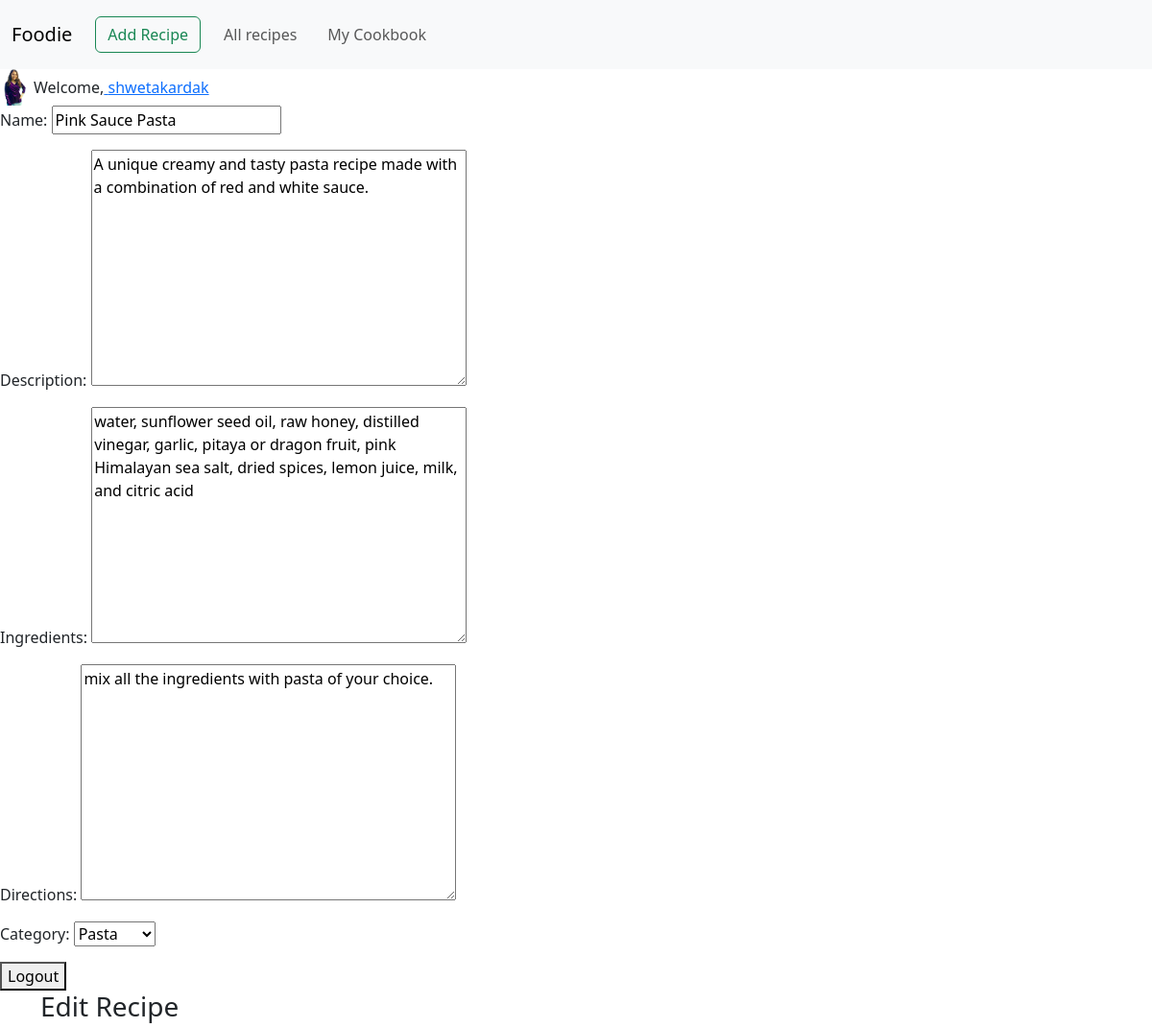
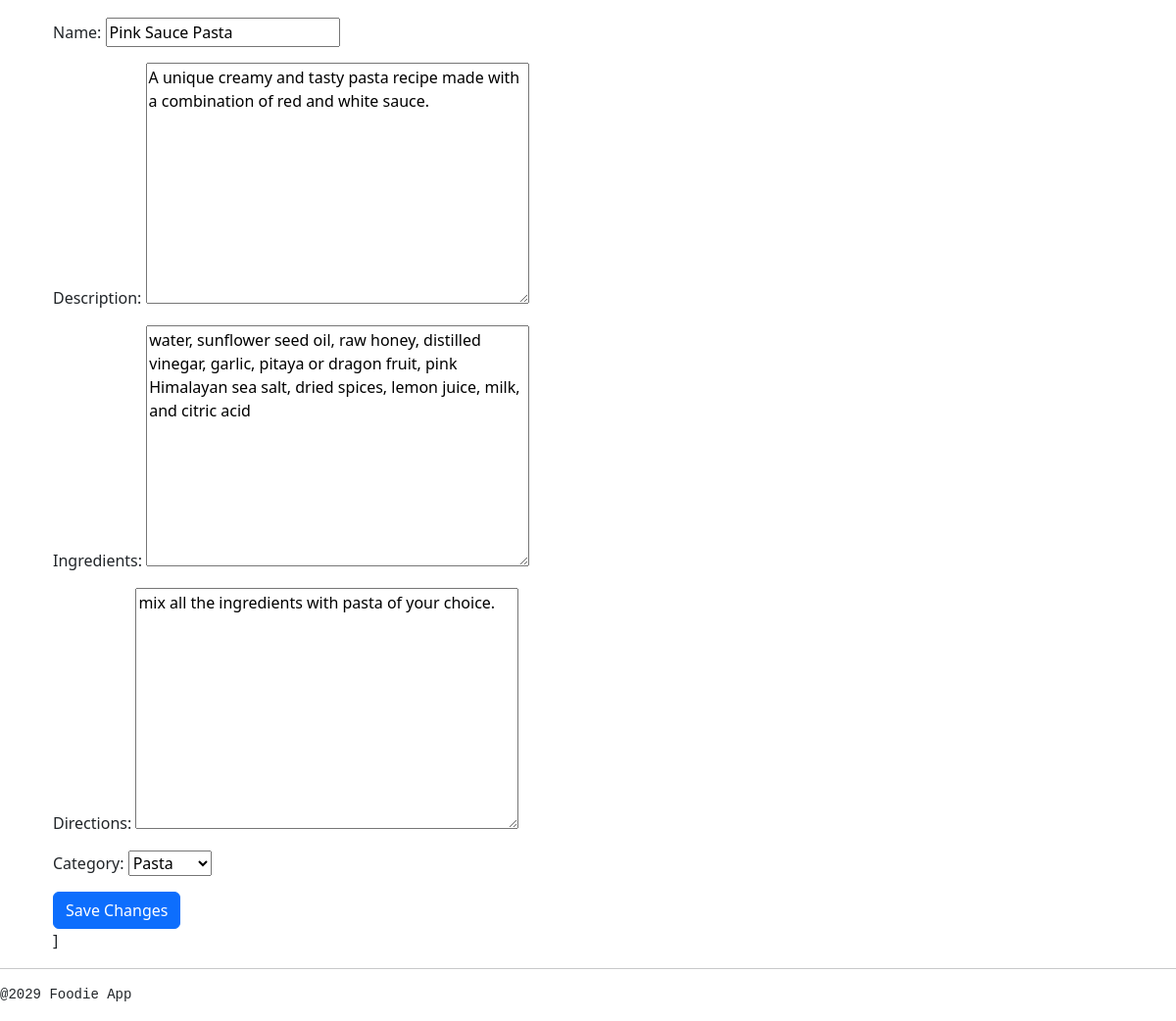
Page /recipes/2/edit/ (signed in) on the committed database (2 pictures, top to bottom).
### accounts/models.py (models this page shows, shortened)
class UserProfile(models.Model):
    user=models.OneToOneField(User, on_delete=models.CASCADE,related_name="profile")
    bio=models.TextField(blank=True,null=True)
    date_created=models.DateTimeField(auto_now_add=True)
    profile_photo=models.ImageField(upload_to="profile_photos/",null=True,blank=True)

### recipes/models.py (models this page shows, shortened)
class Recipe(models.Model):
    name=models.CharField(max_length=100)
    description=models.TextField(null=True)
    ingredients=models.TextField()
    directions=models.TextField()
    date_added=models.DateTimeField(auto_now_add=True,null=True,blank=True)
    category=models.ForeignKey(Category, on_delete=models.CASCADE)
    user=models.ForeignKey(User,null=True, on_delete=models.CASCADE, related_name="recipes")
    image=models.ImageField(upload_to="recipe_photos/",null=True,blank=True)
    favorited_by=models.ManyToManyField(User,related_name="favorite_recipes", blank=True)

### foodie_app/models.py (models this page shows)
class Category(models.Model):
    name=models.CharField(max_length=100)
    class Meta:
        ordering=["name"] #display categpry in ascending order
    def __str__(self):
        return self.name

### recipes/views.py (the view)
# urls.py: path("<int:recipe_id>/edit/", views.edit_recipes, name="edit_recipes")
@login_required
def edit_recipes(request, recipe_id):
    recipe=get_object_or_404(Recipe, id=recipe_id)
    if not request.user == recipe.user and not request.user.is_superuser:
        return HttpResponseForbidden()
    if request.method=="POST":
        form=RecipeForm(request.POST, request.FILES, instance=recipe)
        if form.is_valid():
            form.save()
            return redirect('recipes:recipe_detail', recipe_id=recipe.id)
    else:
        form=RecipeForm(instance=recipe)
    context = {
             "form":form,
             "recipe":recipe
            }
    return render(request,"recipes/recipe_form.html",context)

### foodie_app/forms.py
class RecipeForm(forms.ModelForm):
    class Meta:
        model=Recipe
        fields=["name","description","ingredients", "directions","category"]
        lables={
            'name':'Recipe Name'
        }

### recipes/templates/recipes/recipe_form.html (shortened to what this page needs)
{% extends "base.html" %}
{% load django_bootstrap5%}
{% block content %}
<h3> Edit Recipe </h3>
 <div class="container mt-4">
    <form method="post" enctype="multipart/form-data">
        {{ form.as_p }}
        <button type="submit" class="btn btn-primary">Save Changes</button>
    </form>
] </div>
{% endblock content %}

### templates/base.html (shortened to what this page needs)
<!DOCTYPE html>
<html lang="en">
<head>
    {% load django_bootstrap5 %}
    {% load static %}
    {% bootstrap_css %}
    <link href="{% static 'fontawesomefree/css/all.min.css' %}" rel="stylesheet" type="text/css">
</head>
<body>
    <nav class="navbar navbar-expand-lg bg-body-tertiary">
        <div class="container-fluid">
          <a class="navbar-brand" href="{% url "foodie_app:index" %}">Foodie</a>
          <a class="navbar-link btn btn-outline-success m-2" href="{% url "foodie_app:add_recipe" %}">Add Recipe</a>
          <div class="collapse navbar-collapse" id="navbarNav">
            <ul class="navbar-nav">
              <li class="nav-item">
                <a class="nav-link btn btn-outline-success m-2" aria-current="page" href="{% url "recipes:index" %}">All recipes</a>
              </li>
              <ul class="navbar-nav">
                <li class="nav-item">
                  <a class="nav-link btn btn-outline-success m-2" aria-current="page" href="{% url "recipes:favorite_recipes" %}">My Cookbook</a>
                </li></ul></div>
        </div>
      </nav>
    <main>
    <header>
        {% if user.is_authenticated %}
            <li class="nav-item d-flex align-items-center">
              {% if user.profile.profile_photo %}
                 <img src="{{ user.profile.profile_photo.url}}"
                  alt="Profile"
                  style="width:30px; height:30px: border-radius: 50%; margin-right: 5px;">
              {% endif %}
               <span class="nav-text me-2"> Welcome,<a href="{% url "accounts:edit_user_profile"%}"> {{ user.username }}</a></span>
          </li>
        <div>
            <form action="{% url "accounts:logout" %}" method="post">
                {{ form.as_p }}
                <button type="submit">Logout</button>
            </form>
            {% endif %}
        </div>
    </header>
    <div class="container">
        {% block content %}
        {% endblock content %}
     </div>
    </main>
    <div>
        <hr>
        <footer>
            <pre>@2029 Foodie App</pre>
        </footer>
    </div>
</body>
</html>

### rows in the picture
Recipe: name "Pink Sauce Pasta", description "A unique creamy and tasty pasta recipe made with a combination of red and white sauce.", ingredients "water, sunflower seed oil, raw honey, distilled vinegar, garlic, pitaya or dragon fruit, pink Himalayan sea salt, dried spices, lemon juice, milk, and citric acid", directions "mix all the ingredients with pasta of your choice.", category "Pasta"

### other values in the picture
{{ user.username }} "shwetakardak"
